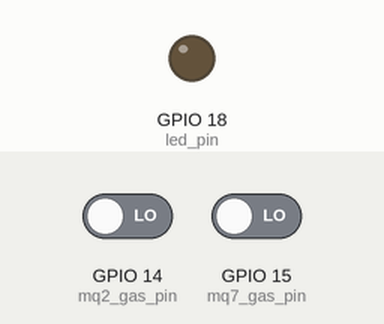
The program below on a simulated Raspberry Pi (BCM pin numbers). Shown: output pins drawn as LEDs (lit = HIGH). The test bench sets the inputs (shaded band); at power-on: GPIO 14 (mq2_gas_pin) LOW, GPIO 15 (mq7_gas_pin) LOW.

Above: at 1.2 s.
1.3 s: GPIO 14 (mq2_gas_pin) driven HIGH
At 2.0 s:
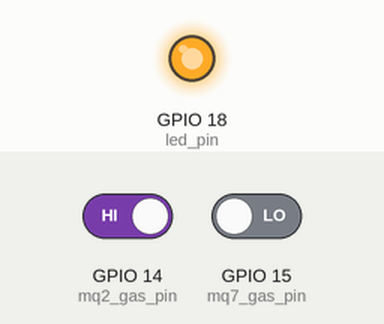
3.0 s: GPIO 14 (mq2_gas_pin) driven LOW
At 4.2 s:
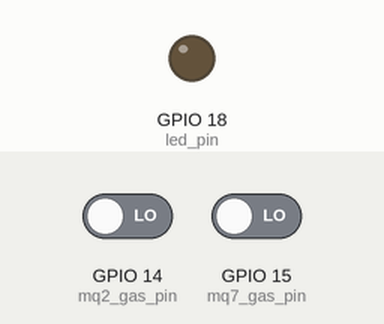
4.5 s: GPIO 15 (mq7_gas_pin) driven HIGH
At 5.5 s:
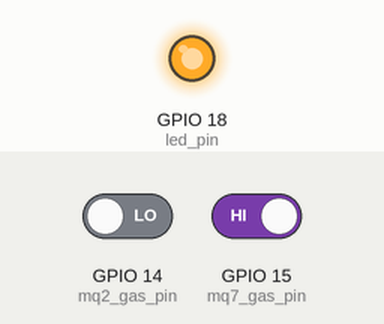
Timing chart, 0 to 7.5 s (numbered marks = the images above; inputs shaded):
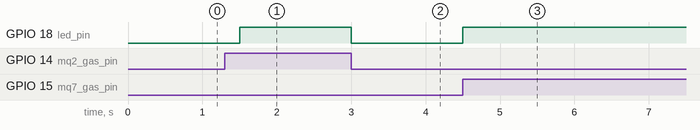

The program:

MQ2_MQ7_sensor.py
```python
import RPi.GPIO as GPIO
import time

# Set up GPIO pins
GPIO.setmode(GPIO.BCM)
GPIO.setwarnings(False)

# MQ-2 sensor
mq2_gas_pin = 14  # Change this to the appropriate pin number
GPIO.setup(mq2_gas_pin, GPIO.IN)

# MQ-7 sensor
mq7_gas_pin = 15  # Change this to the appropriate pin number
GPIO.setup(mq7_gas_pin, GPIO.IN)

# LED indicator
led_pin = 18  # Change this to the appropriate pin number
GPIO.setup(led_pin, GPIO.OUT)

try:
    while True:
        # Read MQ-2 sensor value
        mq2_gas_state = GPIO.input(mq2_gas_pin)

        # Read MQ-7 sensor value
        mq7_gas_state = GPIO.input(mq7_gas_pin)

        # Check if either sensor detects gas
        if mq2_gas_state or mq7_gas_state:
            # Turn on LED indicator
            GPIO.output(led_pin, GPIO.HIGH)
        else:
            # Turn off LED indicator
            GPIO.output(led_pin, GPIO.LOW)

        # Wait for a short period before checking again
        time.sleep(0.5)

except KeyboardInterrupt:
    # Clean up GPIO pins
    GPIO.cleanup()
```

Measured:
- after the input at 1.3 s, GPIO 18 (led_pin): LOW → HIGH after 0.20 s
- after the input at 3.0 s, GPIO 18 (led_pin): HIGH → LOW at once
- after the input at 4.5 s, GPIO 18 (led_pin): LOW → HIGH at once
